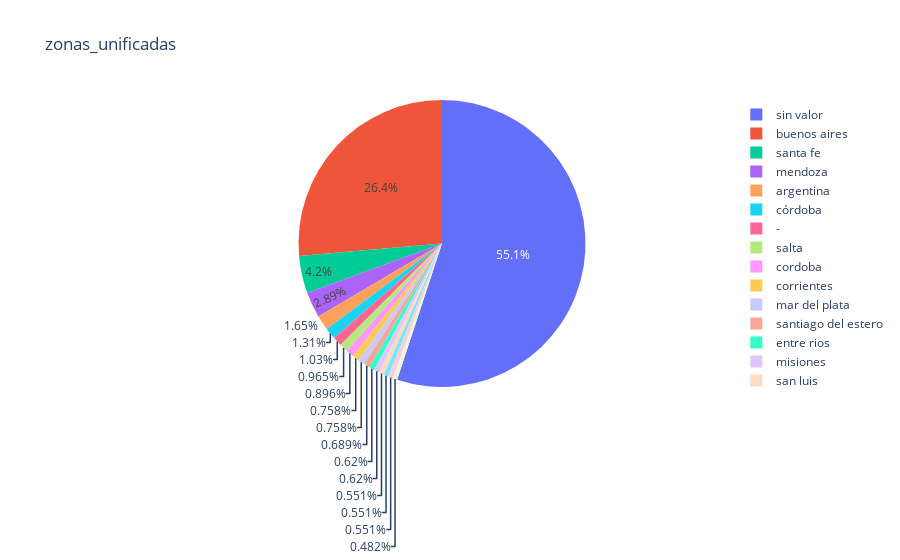

The cell this chart's notebook holds for it:
### Code cell
#Ahora que tenemos 'zona_f' elimino el resto de columnas pertinentes a este area
df = df.drop(['provincia', 'zona', 'ciudad ip', 'localidad'], axis=1)

# Función para unificar los nombres de las zonas Cuando contengan terminos pertinentes a Provincias que suelen aparecer repetidas.

def unificar_nombre_zona(zonas_unificadas):
    if isinstance(zonas_unificadas , str):
        if any(substring in zonas_unificadas for substring in ['aires', 'buenos', 'caba', 'capital federal', 'la matanza', 'san justo', 'quilmes', 'san martin']):
            return 'buenos aires'
        elif 'santa ' in zonas_unificadas or 'rosario' in zonas_unificadas.lower():
            return 'santa fe'
        elif 'posadas' in zonas_unificadas.lower():
            return 'mendoza'
        else:
            return zonas_unificadas
    else:
        return zonas_unificadas
# Aplicar la función unificar_nombre_zona() a cada valor de la columna 'zonas_unificadas'
df['zonas_unificadas'] = df['zonas_unificadas'].apply(unificar_nombre_zona)

# Verificar el resultado
zf = df['zonas_unificadas'].value_counts().head(18)

fig_pie = px.pie(values=zf, names=zf.index, title="zonas_unificadas")
fig_pie.show()

### Figure 1 — Plotly figure (JSON) as saved in the notebook; plotly's stock layout.template omitted (floating-point values rounded to 4 significant figures)
{"data": [{"domain": {"x": [0, 1], "y": [0, 1]}, "hovertemplate": "label=%{label}<br>value=%{value}<extra></extra>", "labels": ["sin valor", "buenos aires", "santa fe", "mendoza", "argentina", "córdoba", "-", "salta", "cordoba", "corrientes", "mar del plata", "santiago del estero", "entre rios", "misiones", "san luis", "san juan", "berazategui", "formosa"], "legendgroup": "", "name": "", "showlegend": true, "type": "pie", "values": [799, 383, 61, 42, 24, 19, 15, 14, 13, 11, 11, 10, 9, 9, 8, 8, 8, 7]}], "layout": {"legend": {"tracegroupgap": 0}, "title": {"text": "zonas_unificadas"}}}
